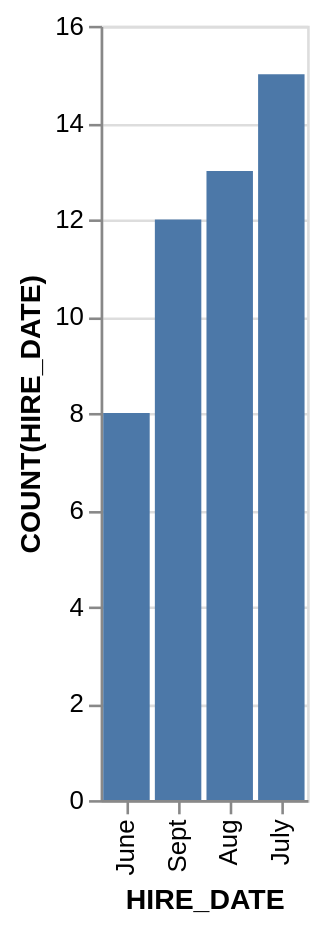

Vega-Lite specification stored for this chart:
### Vega-Lite specification from a JSON file in a GitHub repository (floating-point values rounded to 4 significant figures)
{"data": {"values": [{"x_data": "June", "y_data": 8}, {"x_data": "Sept", "y_data": 12}, {"x_data": "Aug", "y_data": 13}, {"x_data": "July", "y_data": 15}]}, "mark": "bar", "encoding": {"x": {"field": "x_data", "type": "nominal", "title": "HIRE_DATE", "sort": {"op": "sum", "field": "y_data", "order": "ascending"}}, "y": {"field": "y_data", "type": "quantitative", "title": "COUNT(HIRE_DATE)"}}}
